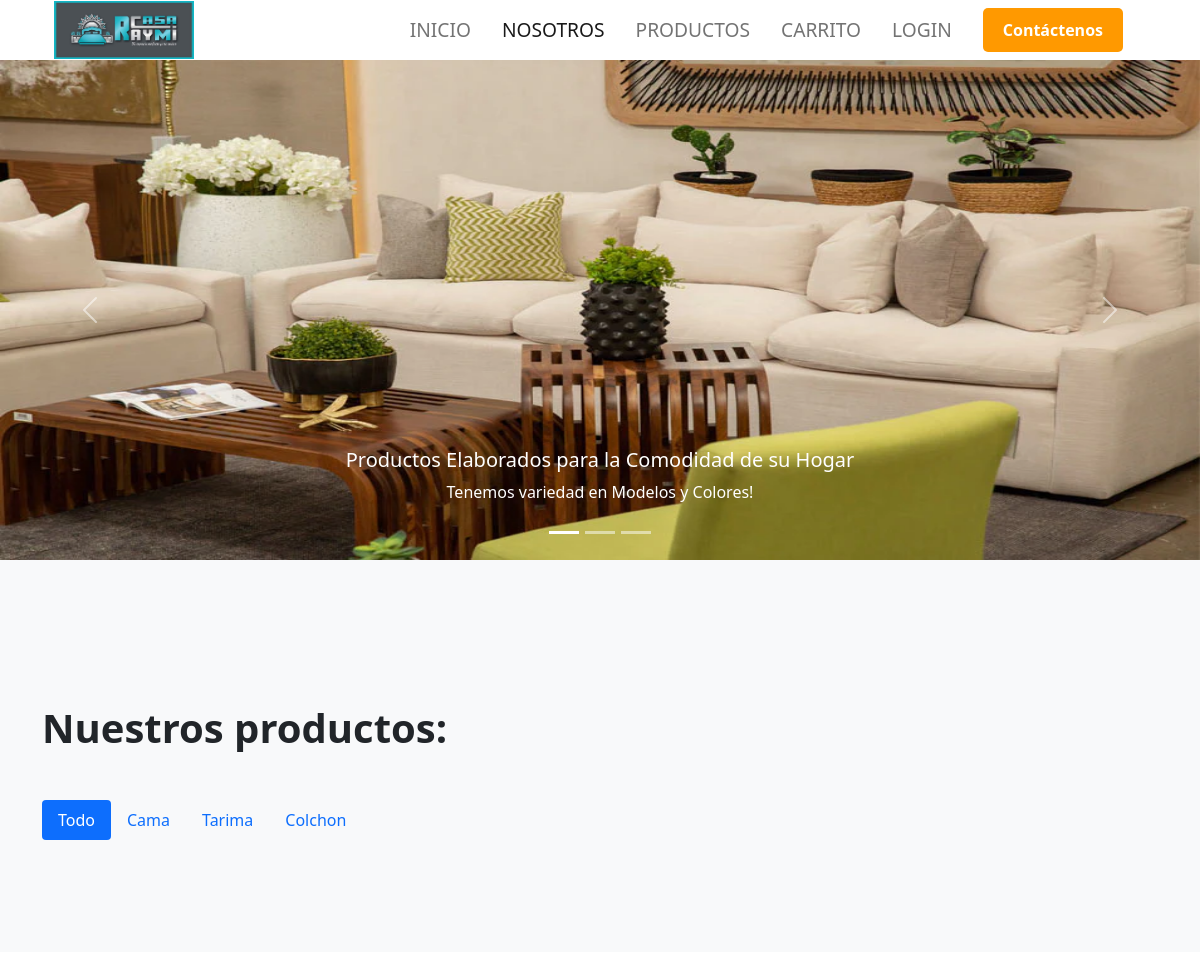
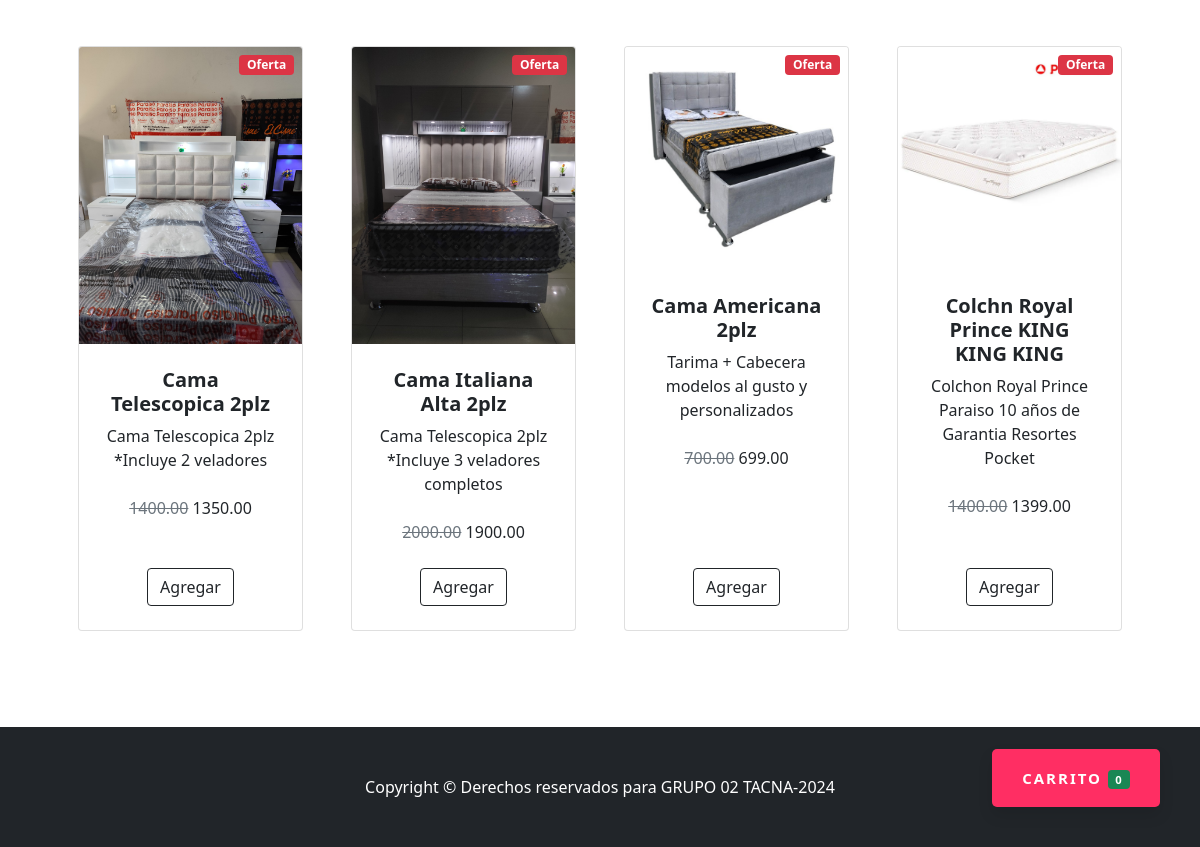
The page / on the database its author committed (2 pictures, top to bottom).
### tables this page shows
CREATE TABLE `categorias` (
  `id` int(11) NOT NULL,
  `categoria` varchar(50) NOT NULL
);

CREATE TABLE `productos` (
  `id` int(11) NOT NULL,
  `nombre` varchar(255) NOT NULL,
  `descripcion` text NOT NULL,
  `precio_normal` decimal(10,2) NOT NULL,
  `precio_rebajado` decimal(10,2) NOT NULL,
  `cantidad` int(11) NOT NULL,
  `imagen` varchar(50) NOT NULL,
  `id_categoria` int(11) NOT NULL
);

### index.php (the view, shortened to what this page needs)
<?php require_once "config/conexion.php"; ?>
<!DOCTYPE html>
<html lang="en">
<head>
    <link href="assets/css/styles.css" rel="stylesheet" />
    <link href="assets/css/estilos.css" rel="stylesheet" />
</head>
<body>
    <a href="#" class="btn-flotante" id="btnCarrito">Carrito <span class="badge bg-success" id="carrito">0</span></a>
    <div class="container">
        <nav class="navbar navbar-expand-lg navbar-light">
            <div class="container-fluid">
                <img src="assets/img/logo1.png" alt="Logo" style="width: 140px;">
                <div class="collapse navbar-collapse justify-content-end" id="navbarNavDropdown">
                    <ul class="navbar-nav ml-auto align-items-center mb-2 mb-lg-0">
                        <li class="nav-item">
                            <a class="nav-link" href="index.php">Inicio</a>
                        </li>
                        <li class="nav-item">
                            <a class="nav-link active" aria-current="page" href="nosotros.php">Nosotros</a>
                        </li>
                        <li class="nav-item">
                            <a class="nav-link" href="productos.php">Productos</a>
                        </li>
                        <li class="nav-item">
                            <a class="nav-link" href="carrito.php">Carrito</a>
                        </li>
                        <li class="nav-item">
                            <a class="nav-link" href="admin/index.php">Login</a>
                        </li>
                        <li class="nav-item">
                            <a class="nav-link" href="contactenos.php">
                                <button style="background-color: #ff9900; color: #ffffff; border: none; padding: 10px 20px; border-radius: 5px; font-size: 16px; font-weight: bold;">
                                    Contáctenos
                                </button>
                            </a>
                        </li>
                    </ul>
                </div>
            </div>
        </nav>
    </div>
        <div id="carouselExampleCaptions" class="carousel slide" data-bs-ride="carousel"><ol class="carousel-indicators">
        <li data-bs-target="#carouselExampleCaptions" data-bs-slide-to="0" class="active"></li>
        <li data-bs-target="#carouselExampleCaptions" data-bs-slide-to="1"></li>
        <li data-bs-target="#carouselExampleCaptions" data-bs-slide-to="2"></li></ol>
    <div class="carousel-inner">
        <div class="carousel-item active">
            <img src="assets/img/slider4.png" class="d-block w-100" style="height: 500px;" alt="Slide">
            <div class="carousel-caption d-none d-md-block">
                <h5>Productos Elaborados para la Comodidad de su Hogar</h5>
                <p>Tenemos variedad en Modelos y Colores!</p>
            </div>
        </div>
    </div>
        <a href="#" role="button" onclick="prev()" class="btn btn-primary carousel-control-prev" data-bs-slide="prev">
        <span class="carousel-control-prev-icon" aria-hidden="true"></span>
    </a>
    <a href="#" role="button" onclick="next()" class="btn btn-primary carousel-control-next" data-bs-slide="next">
        <span class="carousel-control-next-icon" aria-hidden="true"></span>
    </a>
    </div>
    <section id="productos" class="py-5 bg-light">
        <div class="container py-5 mt-5">
            <header class="mb-5"><h1><strong>Nuestros productos:</strong></h1></header>
            <ul class="nav nav-pills mb-3" role="tablist">
                <li class="nav-item" role="presentation">
                    <button class="nav-link active" id="pills-home-tab" data-bs-toggle="pill" data-bs-target="#pills-home" type="button" role="tab" aria-controls="pills-home" aria-selected="true" category="all">Todo</button>
                </li>
                <?php
                $query = mysqli_query($conexion, "SELECT * FROM categorias");
                while ($data = mysqli_fetch_assoc($query)) { ?>
                    <li class="nav-item" role="presentation">
                        <button class="nav-link" id="pills-<?php echo $data['id']; ?>-tab" data-bs-toggle="pill" data-bs-target="#pills-<?php echo $data['id']; ?>" type="button" role="tab" aria-controls="pills-<?php echo $data['id']; ?>" aria-selected="false" category="<?php echo $data['categoria']; ?>"><?php echo $data['categoria']; ?></button>
                    </li>
                <?php } ?>
            </ul>
            </div>
    </section>
    <section class="py-5">
        <div class="container px-4 px-lg-5">
            <div class="row gx-4 gx-lg-5 row-cols-2 row-cols-md-3 row-cols-xl-4 justify-content-center">
                <?php
                $query = mysqli_query($conexion, "SELECT p.*, c.id AS id_cat, c.categoria FROM productos p INNER JOIN categorias c ON c.id = p.id_categoria");
                $result = mysqli_num_rows($query);
                if ($result > 0) {
                    while ($data = mysqli_fetch_assoc($query)) { ?>
                        <div class="col mb-5 productos" category="<?php echo $data['categoria']; ?>">
                            <div class="card h-100">
                                <div class="badge bg-danger text-white position-absolute" style="top: 0.5rem; right: 0.5rem"><?php echo ($data['precio_normal'] > $data['precio_rebajado']) ? 'Oferta' : ''; ?></div>
                                <img class="card-img-top" src="assets/img/<?php echo $data['imagen']; ?>" alt="..." />
                                <div class="card-body p-4">
                                    <div class="text-center">
                                        <h5 class="fw-bolder"><?php echo $data['nombre'] ?></h5>
                                        <p><?php echo $data['descripcion']; ?></p>
                                        <span class="text-muted text-decoration-line-through"><?php echo $data['precio_normal'] ?></span>
                                        <?php echo $data['precio_rebajado'] ?>
                                    </div>
                                </div>
                                <div class="card-footer p-4 pt-0 border-top-0 bg-transparent">
                                    <div class="text-center"><a class="btn btn-outline-dark mt-auto agregar" data-id="<?php echo $data['id']; ?>" href="#">Agregar</a></div>
                                </div>
                            </div>
                        </div>
                <?php  }
                } ?>
            </div>
        </div>
    </section>
    <footer class="py-5 bg-dark">
        <div class="container">
            <p class="m-0 text-center text-white">Copyright &copy; Derechos reservados para GRUPO 02    TACNA-2024</p>
        </div>
    </footer>
</body>
</html>

### assets/css/estilos.css (style rules this page uses)
.btn-flotante { font-size: 16px; font-weight: bold; color: #ffffff; border-radius: 5px; letter-spacing: 2px; background-color: #6fe91e; padding: 18px 30px; position: fixed; bottom: 40px; right: 40px; transition: all 300ms ease 0ms; box-shadow: 0px 8px 15px rgba(0, 0, 0, 0.1); z-index: 99; text-decoration: none; }
.btn-flotante { font-size: 15px; text-transform: uppercase; font-weight: bold; color: #ffffff; border-radius: 5px; letter-spacing: 2px; background-color: #ff2e63; padding: 18px 30px; position: fixed; bottom: 40px; right: 40px; transition: all 300ms ease 0ms; box-shadow: 0px 8px 15px rgba(0, 0, 0, 0.1); z-index: 99; text-decoration: none !important; }
.btn-flotante span { font-weight: bold; letter-spacing: 1px; text-transform: uppercase; }
.navbar { background-color: #ffffff; padding: 10px 20px; margin: 0; padding: 0; width: 100%; }
.navbar-nav .nav-item { margin-right: 15px; }
.navbar-nav .nav-link { font-size: 1.2rem; color: #fff; text-transform: uppercase; transition: 0.3s; }
footer { background-color: #ffffff; padding: 20px 0; }
footer p { margin: 0; }

### rows shown on the page
categorias: categoria "Cama"
categorias: categoria "Tarima"
categorias: categoria "Colchon"
productos: shows "Oferta", imagen (picture), nombre "Cama Telescopica 2plz", descripcion "Cama Telescopica 2plz *Incluye 2 veladores", precio_normal "1400.00", precio_rebajado "1350.00"
productos: shows "Oferta", imagen (picture), nombre "Cama Italiana Alta 2plz", descripcion "Cama Telescopica 2plz *Incluye 3 veladores completos", precio_normal "2000.00", precio_rebajado "1900.00"
productos: shows "Oferta", imagen (picture), nombre "Cama Americana 2plz", descripcion "Tarima + Cabecera modelos al gusto y personalizados", precio_normal "700.00", precio_rebajado "699.00"
productos: shows "Oferta", imagen (picture), nombre "Colchn Royal Prince KING KING KING", descripcion "Colchon Royal Prince Paraiso 10 años de Garantia Resortes Pocket", precio_normal "1400.00", precio_rebajado "1399.00"
